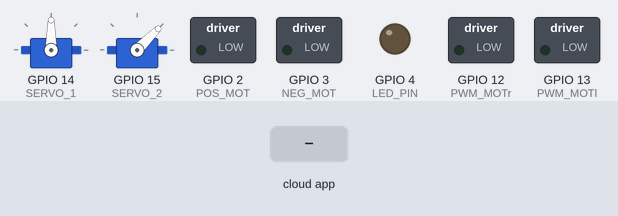
A sketch run on a simulated ESP32. Parts: 2 × servo, switched loads named in the sketch (green lamp = pin HIGH), output pins drawn as LEDs (lit = HIGH). The inputs (shaded band) are chosen by the test bench. WiFi joins after 1.5 s; servers stay silent unless stated; uploads are accepted with an empty reply; the camera gives no picture.

Above: at 3.6 s.
3.7 s: the phone or cloud app sets led to up
At 4.1 s:
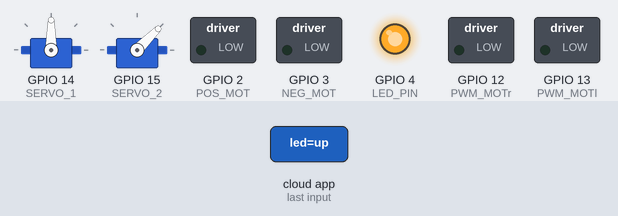
5.2 s: the phone or cloud app sets servo to up
At 6.4 s:
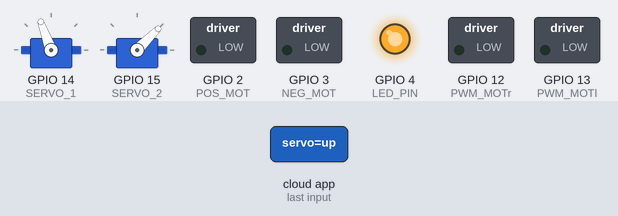
6.7 s: the phone or cloud app sets motor to left
At 7.6 s:
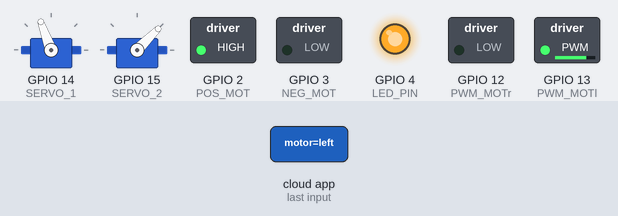
8.2 s: the phone or cloud app sets led to off
At 8.7 s:
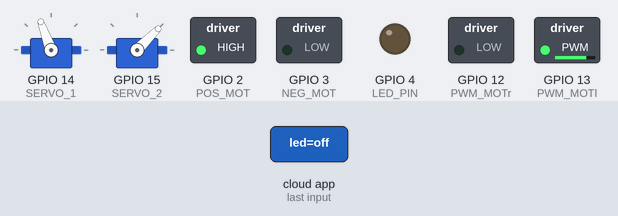
9.7 s: the phone or cloud app sets servo to left
At 10.9 s:
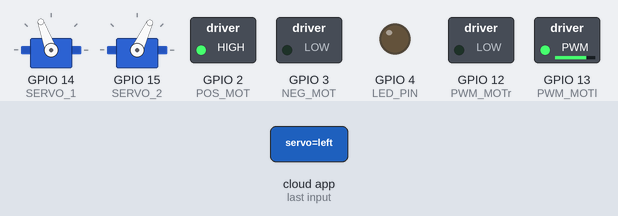
11.2 s: the phone or cloud app sets motor to right
At 12.3 s:
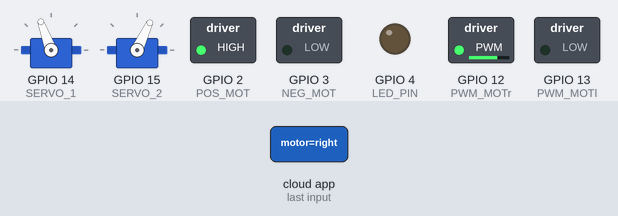
Timing chart, 0 to 13.7 s (numbered marks = the images above; inputs shaded):
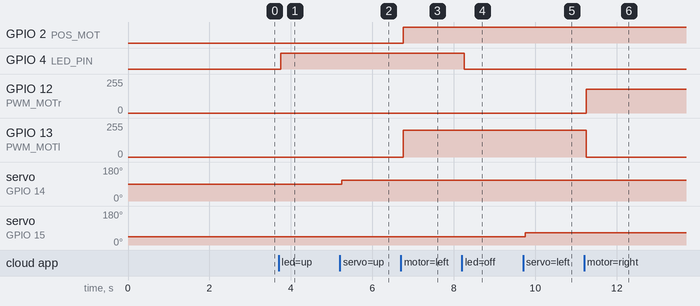

Measured:
- after the input at 3.7 s, GPIO 4 (LED_PIN): LOW → HIGH after 0.05 s
- after the input at 5.2 s, servo on GPIO 14 (SERVO_1): 90° → 110° after 0.05 s
- after the input at 6.7 s, GPIO 2 (POS_MOT): LOW → HIGH after 0.05 s; GPIO 13 (PWM_MOTl): 0/255 → 199/255 after 0.05 s
- after the input at 8.2 s, GPIO 4 (LED_PIN): HIGH → LOW after 0.05 s
- after the input at 9.7 s, servo on GPIO 15 (SERVO_2): 45° → 65° after 0.05 s
- after the input at 11.2 s, GPIO 12 (PWM_MOTr): 0/255 → 179/255 after 0.05 s; GPIO 13 (PWM_MOTl): 199/255 → 0/255 after 0.05 s

The sketch:

spycar5.ino
```cpp
#include "esp_camera.h"
#include <WiFi.h>
#include <HTTPClient.h>
#include "Arduino.h"
#include "esp_wpa2.h"
#include "soc/soc.h"
#include "soc/rtc_cntl_reg.h"
#include <Firebase_ESP_Client.h>
#include <addons/TokenHelper.h>
#include <WiFiClientSecure.h>
#include <ESP32Servo.h>

const char* ssid = "";
const char* username = "";
const char* password = "";
#define API_KEY         ""
#define USER_EMAIL      ""
#define USER_PASSWORD   ""
#define RTDB_URL        ""
const char* upload_url = "";

#define LED_PIN 4
#define SERVO_1 14
#define SERVO_2 15

#define PWM_MOTr 12
#define PWM_MOTl 13
#define POS_MOT 2
#define NEG_MOT 3

#define PWDN_GPIO_NUM     32
#define RESET_GPIO_NUM    -1
#define XCLK_GPIO_NUM      0
#define SIOD_GPIO_NUM     26
#define SIOC_GPIO_NUM     27

#define Y9_GPIO_NUM       35
#define Y8_GPIO_NUM       34
#define Y7_GPIO_NUM       39
#define Y6_GPIO_NUM       36
#define Y5_GPIO_NUM       21
#define Y4_GPIO_NUM       19
#define Y3_GPIO_NUM       18
#define Y2_GPIO_NUM        5
#define VSYNC_GPIO_NUM    25
#define HREF_GPIO_NUM     23
#define PCLK_GPIO_NUM     22

FirebaseData fbdo;
FirebaseAuth auth;
FirebaseConfig configF;
FirebaseData streamCmd;

Servo servo1;
Servo servo2;

WiFiClientSecure client;
HTTPClient http;

int servo1Pos = 90;
int servo2Pos = 45;
int esquerdo = 255;
int direito = 243;

void streamCallback(FirebaseStream data) {
  String path = data.dataPath();
  String raw = data.stringData();

  String cmd = raw;
  String Rc = "";
  int idx = raw.indexOf(':');
  if (idx != -1) {
    cmd = raw.substring(0, idx);
    Rc = raw.substring(idx + 1);
  }

  if (path == "/led") {
    digitalWrite(LED_PIN, (cmd == "off") ? LOW : HIGH);
  }

  if (path == "/direito") {
    direito = raw.toInt();
  }

  if (path == "/esquerdo") {
    esquerdo = raw.toInt();
  }

  if (path == "/servo") {
    if (cmd == "up") {
      if (servo1Pos <= 200) {
        servo1Pos += 20;
        servo1.write(servo1Pos);
      }
    }
    else if (cmd == "left") {
      if(servo2Pos <= 160) {
        servo2Pos += 20;
        servo2.write(servo2Pos);
      }
    }
    else if (cmd == "right") {
      if(servo2Pos >= 20) {
        servo2Pos -= 20;
        servo2.write(servo2Pos);
      }
    }
    else if (cmd == "down") {
      if(servo1Pos >= 20) {
        servo1Pos -= 20;
        servo1.write(servo1Pos);
      }
    }
  }

  if (path == "/motor"){
    if (cmd == "stop") {
      digitalWrite(POS_MOT, LOW);
      digitalWrite(NEG_MOT, LOW);
      ledcWrite(PWM_MOTr, 0);
      ledcWrite(PWM_MOTl, 0);
    }
    else if (cmd == "forward") {
      digitalWrite(POS_MOT, HIGH);
      digitalWrite(NEG_MOT, LOW);
      ledcWrite(PWM_MOTr, direito * Rc.toFloat());
      ledcWrite(PWM_MOTl, esquerdo * Rc.toFloat());
    }
    else if (cmd == "backward") {
      digitalWrite(POS_MOT, LOW);
      digitalWrite(NEG_MOT, HIGH);
      ledcWrite(PWM_MOTr, direito * Rc.toFloat());
      ledcWrite(PWM_MOTl, esquerdo * Rc.toFloat());
    }
    else if (cmd == "left") {
      digitalWrite(POS_MOT, HIGH);
      digitalWrite(NEG_MOT, LOW);
      ledcWrite(PWM_MOTr, direito * Rc.toFloat());
      ledcWrite(PWM_MOTl, 200);
    }
    else if (cmd == "right") {
      digitalWrite(POS_MOT, HIGH);
      digitalWrite(NEG_MOT, LOW);
      ledcWrite(PWM_MOTr, 180);
      ledcWrite(PWM_MOTl, esquerdo * Rc.toFloat());
    }
  }
}

void streamTimeoutCallback(bool timeout) {
  if (timeout) {
    Firebase.RTDB.beginStream(&streamCmd, "/comandos");
  }
}

void initWiFi() {
  if(username!="/"){
    WiFi.disconnect(true);
    WiFi.mode(WIFI_STA);

    esp_wifi_sta_wpa2_ent_enable();
    esp_wifi_sta_wpa2_ent_set_identity((uint8_t *)username, strlen(username));
    esp_wifi_sta_wpa2_ent_set_username((uint8_t *)username, strlen(username));
    esp_wifi_sta_wpa2_ent_set_password((uint8_t *)password, strlen(password));

    WiFi.begin(ssid);

    while (WiFi.status() != WL_CONNECTED) {
      delay(1000);
    }

  }
  else {
    WiFi.begin(ssid, password);
    while (WiFi.status() != WL_CONNECTED) {
      delay(1000);
    }
  }
}

void setup() {
  WRITE_PERI_REG(RTC_CNTL_BROWN_OUT_REG, 0); // Desabilita detector de brownout
  Serial.begin(115200);
  Serial.setDebugOutput(false);
  //led
  pinMode(LED_PIN, OUTPUT);
  digitalWrite(LED_PIN, LOW);
  //servos
  servo1.setPeriodHertz(50);
  servo2.setPeriodHertz(50);
  servo1.attach(SERVO_1, 1000, 2000);
  servo2.attach(SERVO_2, 1000, 2000);
  servo1.write(servo1Pos);
  servo2.write(servo2Pos);
  //motores
  pinMode(POS_MOT, OUTPUT);
  pinMode(NEG_MOT, OUTPUT);
  digitalWrite(POS_MOT, LOW);
  digitalWrite(NEG_MOT, LOW);
  ledcAttach(PWM_MOTr, 5000, 8);
  ledcAttach(PWM_MOTl, 5000, 8);
  ledcWrite(PWM_MOTl, 0);
  ledcWrite(PWM_MOTr, 0);
  // Inicializar Wi-Fi
  initWiFi();
  // Configuração da câmera
  camera_config_t config;
  config.ledc_channel = LEDC_CHANNEL_0;
  config.ledc_timer = LEDC_TIMER_0;
  config.pin_d0 = Y2_GPIO_NUM;
  config.pin_d1 = Y3_GPIO_NUM;
  config.pin_d2 = Y4_GPIO_NUM;
  config.pin_d3 = Y5_GPIO_NUM;
  config.pin_d4 = Y6_GPIO_NUM;
  config.pin_d5 = Y7_GPIO_NUM;
  config.pin_d6 = Y8_GPIO_NUM;
  config.pin_d7 = Y9_GPIO_NUM;
  config.pin_xclk = XCLK_GPIO_NUM;
  config.pin_pclk = PCLK_GPIO_NUM;
  config.pin_vsync = VSYNC_GPIO_NUM;
  config.pin_href = HREF_GPIO_NUM;
  config.pin_sccb_sda = SIOD_GPIO_NUM;
  config.pin_sccb_scl = SIOC_GPIO_NUM;
  config.pin_pwdn = PWDN_GPIO_NUM;
  config.pin_reset = RESET_GPIO_NUM;
  config.xclk_freq_hz = 20000000;
  config.pixel_format = PIXFORMAT_JPEG;
  // Qualidade e tamanho da imagem
  config.frame_size = FRAMESIZE_SVGA;
  config.jpeg_quality = 12;
  config.fb_count = 1;
  // Inicializa a câmera
  esp_err_t err = esp_camera_init(&config);
  if (err != ESP_OK) {
    return;
  }

  configF.api_key = API_KEY;
  auth.user.email    = USER_EMAIL;
  auth.user.password = USER_PASSWORD;
  configF.database_url        = RTDB_URL;
  configF.token_status_callback = tokenStatusCallback;

  Firebase.begin(&configF, &auth);
  Firebase.reconnectWiFi(true);

  if (!Firebase.RTDB.beginStream(&streamCmd, "/comandos")) {
  }
  Firebase.RTDB.setStreamCallback(&streamCmd, streamCallback, streamTimeoutCallback);

  client.setInsecure();
  http.begin(client, upload_url);
  http.addHeader("Content-Type", "image/jpeg");
  http.setReuse(true);
}

void loop() {

  camera_fb_t * fb = esp_camera_fb_get();
  if (!fb) {
    return;
  }

  if (fb->format == PIXFORMAT_JPEG) {
    int httpResponseCode = http.POST(fb->buf, fb->len);
  }

  esp_camera_fb_return(fb);
}
```
